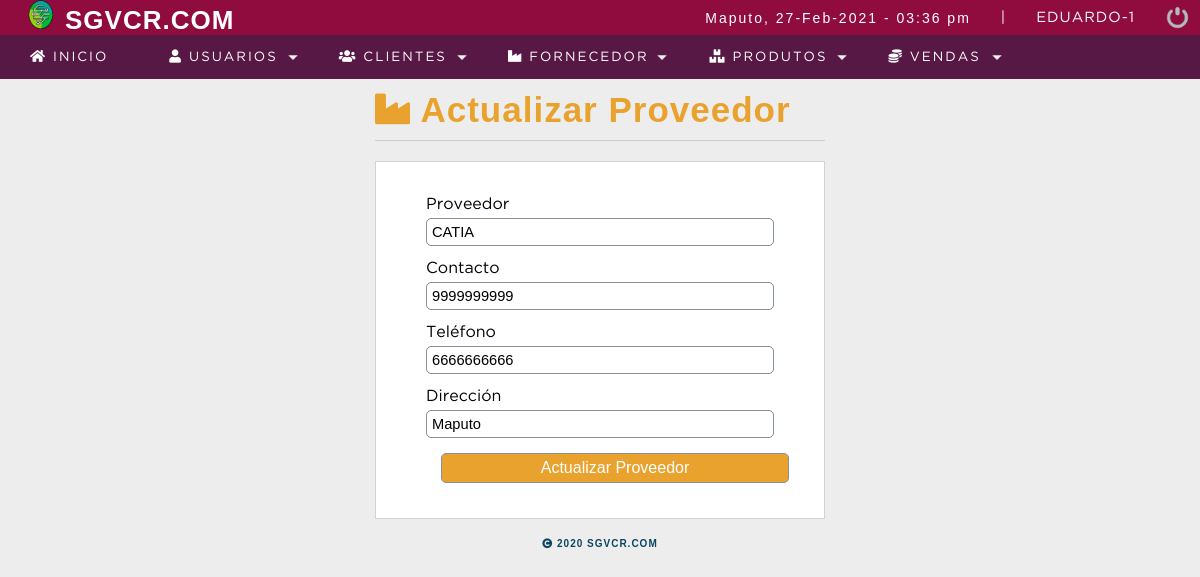
The page /sistema/editar_fornecedor.php?id=21 (signed in) on the database its author committed.
### tables this page shows
CREATE TABLE IF NOT EXISTS `proveedor` (
  `codproveedor` int(11) NOT NULL AUTO_INCREMENT,
  `proveedor` varchar(100) DEFAULT NULL,
  `contacto` varchar(100) DEFAULT NULL,
  `telefono` bigint(10) DEFAULT NULL,
  `direccion` text,
  `date_add` datetime NOT NULL DEFAULT CURRENT_TIMESTAMP,
  `usuario_id` int(11) NOT NULL,
  `estatus` int(11) NOT NULL DEFAULT '1',
  PRIMARY KEY (`codproveedor`),
  KEY `usuario_id` (`usuario_id`),
  CONSTRAINT `proveedor_ibfk_1` FOREIGN KEY (`usuario_id`) REFERENCES `usuario` (`idusuario`) ON DELETE CASCADE ON UPDATE CASCADE
);

### sistema/editar_fornecedor.php (the view, shortened to what this page needs)
<?php
    include "../conn.php";
    $idproveedor = $_REQUEST['id'];
    $sql = mysqli_query($conn,"SELECT * FROM proveedor WHERE codproveedor= $idproveedor and estatus = 1");
    $result_sql = mysqli_num_rows($sql);
    if($result_sql == 0){
            header('Location: lista_proveedor.php');
    }else{
        while($data = mysqli_fetch_array($sql)){
            $provedor = $data['proveedor'];
            $contacto = $data['contacto'];
            $telefono = $data['telefono'];
            $direccion = $data['direccion'];
        }
    }
?>
<!DOCTYPE html>
<html lang="en">
<head>
	<?php include "includes/scripts.php"; ?>
</head>
<body>
<?php include "includes/header.php"; ?>
	<section id="container">
		<div class="form_register">
        <h1><i class="fas fa-industry"></i> Actualizar Proveedor</h1>
        <hr>
        <form action="" method="post">
            <label for="proveedor">Proveedor</label>
            <input type="text" name="proveedor" id="proveedor" placeholder="Nombre del Proveedor" value="<?php echo $provedor ?>">
            <label for="contacto">Contacto</label>
            <input type="text" name="contacto" id="contacto" placeholder="Nombre Completo del Contacto" value="<?php echo $contacto ?>">
            <label for="telefono">Teléfono</label>
            <input type="number" name="telefono" id="telefono" placeholder="Teléfono" value="<?php echo $telefono ?>">
            <label for="direccion">Dirección</label>
            <input type="text" name="direccion" id="direccion" placeholder="Dirección Completa" value="<?php echo $direccion ?>">
            <input type="submit" value="Actualizar Proveedor" class="btn_save">
        </form>
</div>
    	</section>
	<?php include "includes/footer.php"; ?>
</body>
</html>

### sistema/css/styles.css (style rules this page uses)
* { margin: 0; padding: 0; box-sizing: border-box; }
body { background: #ededed; }
h1, h2, h3, h4, h5, h6 { font-family: 'arial'; font-weight: bold; letter-spacing: 1px; }
h1 { font-size: 26px; }
#container { padding: 90px 15px 15px; }
.form_register { width: 450px; margin: auto; }
.form_register h1 { color: #eaa22f; }
hr { border: 0; background: #ccc; height: 1px; margin: 10px 0; display: block; }
form { background: #FFF; margin: auto; padding: 20px 50px; border: 1px solid #d1d1d1; }
label { display: block; font-size: 12pt; font-family: "GothamBook"; margin: 15px auto 5px auto; }
input,select { display: block; width: 100%; font-size: 11pt; padding: 5px; border: 1px solid #85929e; border-radius: 5px; }
.btn_save { font-size: 12pt; background: #eaa22f; padding: 5px 5px; color: #FFF; margin: 15px; display: inline-block; cursor: pointer; }
#container h1 { font-size: 35px; display: inline-block; }

### rows shown on the page
proveedor: proveedor "CATIA", contacto "9999999999", telefono "6666666666", direccion "Maputo"

### other values the page prints
$_SESSION['user'] "EDUARDO"
$_SESSION['rol'] "1"
